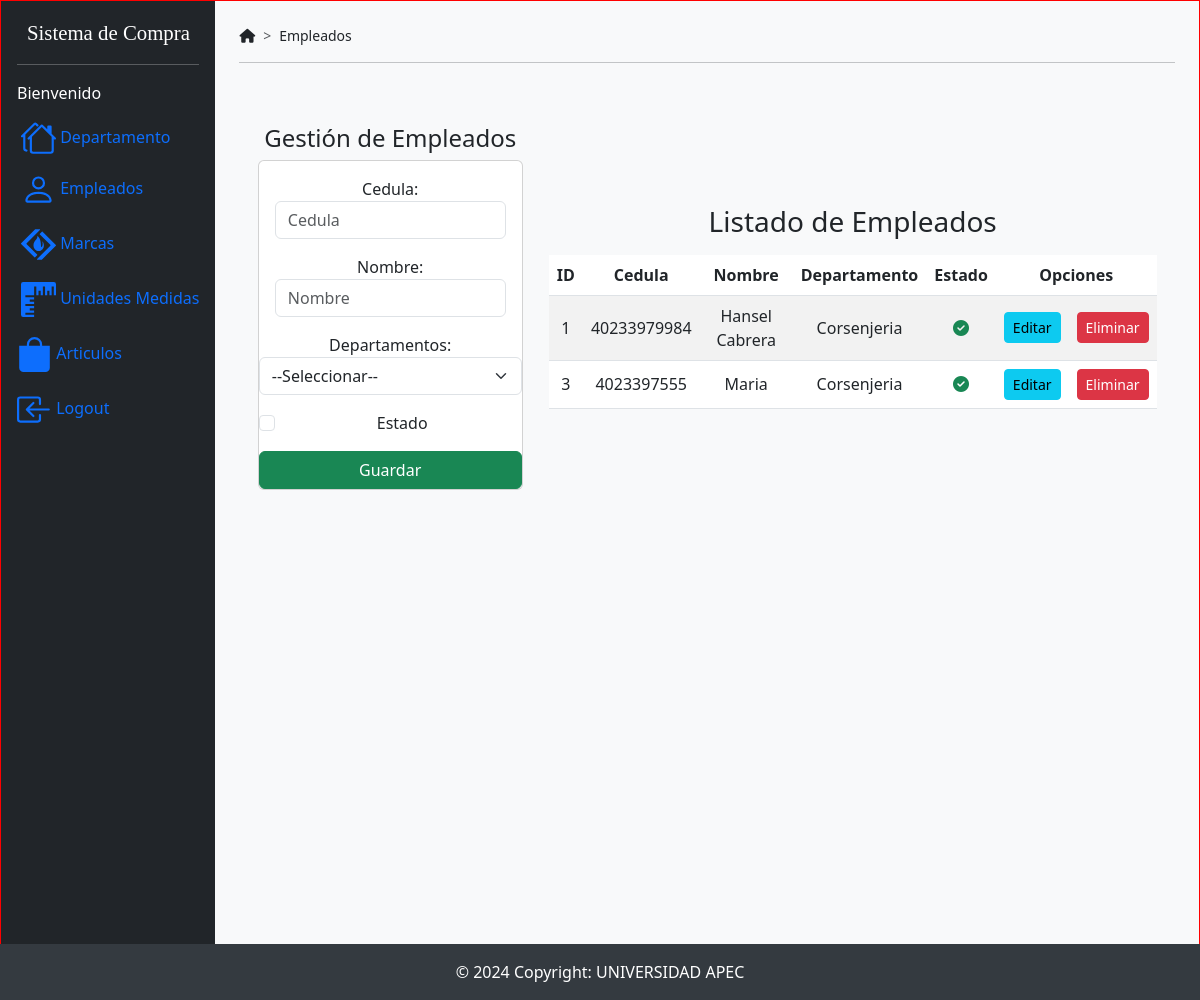
Page /principalEmpleados on the earlier database version.
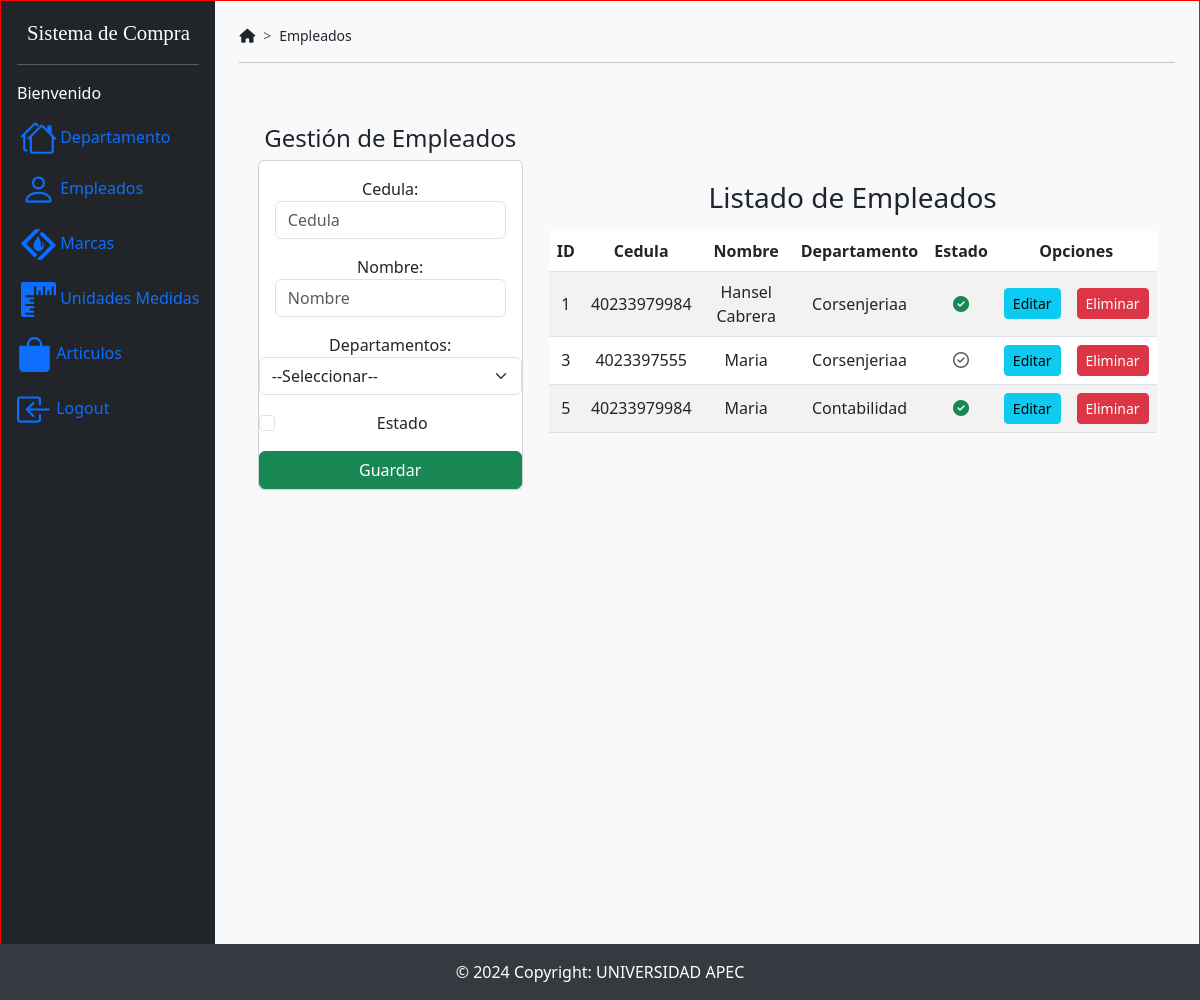
Same page on the later database version.
### SistemaCompraApp/models.py (models this page shows)
class Empleados(models.Model):
    idempleado = models.AutoField(db_column='IdEmpleado', primary_key=True, blank=False, null=False)  # Field name made lowercase.
    cedula = models.TextField(db_column='Cedula')  # Field name made lowercase.
    nombre = models.TextField(db_column='Nombre')  # Field name made lowercase.
    departamento = models.ForeignKey(Departamentos, models.DO_NOTHING, db_column='Departamento', blank=True, null=True)  # Field name made lowercase.
    estado = models.TextField(db_column='Estado', blank=True, null=True)  # Field name made lowercase.
    class Meta:
        managed = False
        db_table = 'Empleados'

class Departamentos(models.Model):
    iddepartamento = models.AutoField(db_column='IdDepartamento', primary_key=True, blank=False, null=False)  # Field name made lowercase.
    nombre = models.TextField(db_column='Nombre')  # Field name made lowercase.
    estado = models.BooleanField(db_column='Estado', blank=True, null=True)  # Field name made lowercase.
    class Meta:
        managed = False
        db_table = 'Departamentos'

### SistemaCompraApp/views.py (the view)
# urls.py: path('principalEmpleados',views.principalEmpleados),
def principalEmpleados(request):
    empleados = Empleados.objects.all()
    departamentos = Departamentos.objects.all()
    return render(request, 'principalEmpleados.html',{
        'empleados':empleados,
        'departamentos':departamentos
    })

### SistemaCompraApp/templates/principalEmpleados.html (shortened to what this page needs)
{% extends "./base.html" %} {% block title %}Sistema de Compras{% endblock %}
{%block navegacion %}Empleados{% endblock %} {% block body %}
<div class="row">
  <div class="col-sm-12 col-md-8 col-lg-6 col-xl-11 mb-4">
    <h4>Gestión de Empleados</h4>
    <div class="card">
      <div class="card-body">
        <form action="/registrarEmpleado/" method="post">
          <div class="form-group mb-3">
            <label for="txtCedulaEmpleado">Cedula:</label>
            <input
              type="text"
              name="txtEmpleadoCedula"
              id="txtEmpleadoCedula"
              class="form-control"
              placeholder="Cedula"
              minlength="1"
              maxlength="11"
              required
              pattern="[0-9]+"
              title="Solo numeros; sin espacios o caracteres especiales"
            />
          </div>
            <label for="txtEmpleadoNombre">Nombre:</label>
            <input
              type="text"
              name="txtEmpleadoNombre"
              id="txtEmpleadoNombre"
              class="form-control"
              placeholder="Nombre"
              minlength="1"
              maxlength="500"
              required
            />
          </div>
          <div class="form-group mb-3">
            <label for="txtDepartamentoId">Departamentos:</label>
            <select class="form-select"
                    name="txtDepartamentoId"
                    id="txtDepartamentoId">
                <option selected>--Seleccionar--</option>
            </select>
        </div>
          <div class="form-check mb-3">
            <input
              class="form-check-input"
              type="checkbox"
              name="txtEmpleadoEstado"
              id="txtEmpleadoEstado"
              required
            />
            <label class="form-check-label" for="txtEmpleadoEstado"
              >Estado</label
            >
          </div>
          <div class="d-grid">
            <button type="submit" class="btn btn-success text-white">
              Guardar
            </button>
          </div>
      </div>
    </div>
  </div>
  <div class="col-sm-12 col-md-6 col-lg-8 col-xl-8">
    <h3>Listado de Empleados</h3>
    <div class="table-responsive py-2">
      <table class="table table-striped">
        <thead>
          <tr>
            <th>ID</th>
            <th>Cedula</th>
            <th>Nombre</th>
            <th>Departamento</th>
            <th>Estado</th>
            <th colspan="2">Opciones</th>
          </tr>
        </thead>
        <tbody>
          {% for empleado in empleados %}
          <tr>
            <td>{{ empleado.idempleado }}</td>
            <td>{{ empleado.cedula }}</td>
            <td>{{empleado.nombre }}</td>
            <td>{{ empleado.departamento.nombre }}</td>
            <td>
              {% if empleado.estado == "1" %}
              <i class="fa-solid fa-circle-check text-success"></i>
              {% else %}
              <i class="fa-regular fa-circle-check text-muted"></i>
              {% endif %}
            </td>
            <td>
              <a href="edicionEmpleados/{{ empleado.idempleado }}"
                class="btn btn-info btn-sm"
                >Editar</a
              >
            </td>
            <td>
              <a
                href="eliminarEmpleado/{{ empleado.idempleado }}"
                class="btn btn-danger btn-sm btnEliminacion"
                >Eliminar</a
              >
            </td>
          </tr>
          {% endfor %}
        </tbody>
      </table>
    </div>
  </div>
</div>
{% endblock %}

Differences in the rows shown:
changed through a linked row, Empleados "Hansel Cabrera": departamento.nombre "Corsenjeria" → "Corsenjeriaa"
changed Empleados id 3: departamento.nombre "Corsenjeria" → "Corsenjeriaa"; Estado "1" → "0" (drawn)
added Empleados: idempleado "5", cedula "40233979984", nombre "Maria", departamento.nombre "Contabilidad", Estado "1" (drawn)
